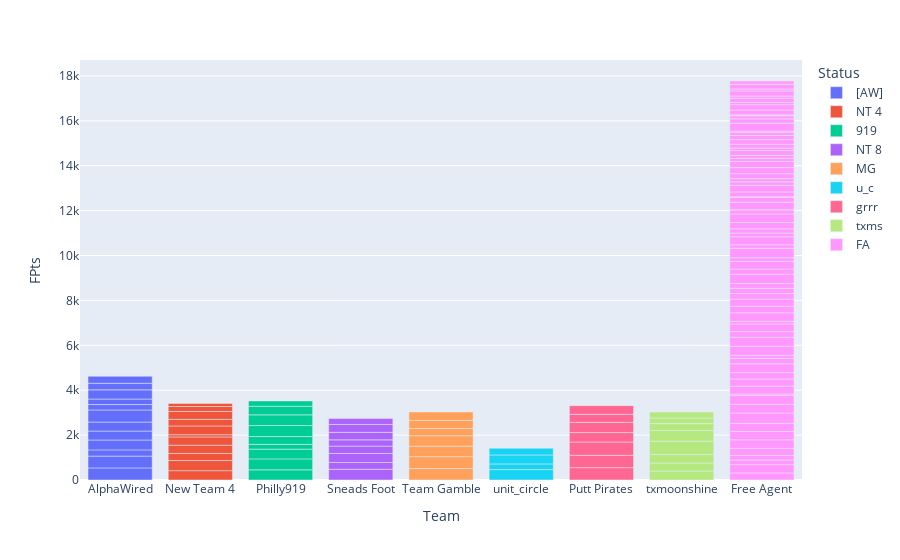

This figure's notebook cell:
### Code cell
px.bar(week.reset_index(),
       x='Team',
       y='FPts',
       color='Status',
       hover_name='player')

### Figure 1 — Plotly figure (JSON) as saved in the notebook; plotly's stock layout.template omitted (floating-point values rounded to 4 significant figures)
{"data": [{"alignmentgroup": "True", "hovertemplate": "<b>%{hovertext}</b><br><br>Status=[AW]<br>Team=%{x}<br>FPts=%{y}<extra></extra>", "hovertext": ["Schauffele, Xander", "Burns, Sam", "Spieth, Jordan", "Harman, Brian", "Rai, Aaron", "Rodgers, Patrick", "Montgomery, Taylor", "Kuchar, Matt", "Spaun, J.J.", "Detry, Thomas", "Bridgeman, Jacob", "Yuan, Carl"], "legendgroup": "[AW]", "marker": {"color": "#636efa", "pattern": {"shape": ""}}, "name": "[AW]", "offsetgroup": "[AW]", "orientation": "v", "showlegend": true, "textposition": "auto", "type": "bar", "x": ["AlphaWired", "AlphaWired", "AlphaWired", "AlphaWired", "AlphaWired", "AlphaWired", "AlphaWired", "AlphaWired", "AlphaWired", "AlphaWired", "AlphaWired", "AlphaWired"], "xaxis": "x", "y": [538.5, 526, 276.5, 440.5, 398.5, 401, 538, 242, 245.5, 408, 295, 310.5], "yaxis": "y"}, {"alignmentgroup": "True", "hovertemplate": "<b>%{hovertext}</b><br><br>Status=NT 4<br>Team=%{x}<br>FPts=%{y}<extra></extra>", "hovertext": ["Thomas, Justin", "Young, Cameron", "Bhatia, Akshay", "Moore, Taylor", "NeSmith, Matthew", "Olesen, Thorbjorn", "Wu, Dylan", "Suh, Justin", "Macintyre, Robert", "Villegas, Camilo", "Coody, Pierceson"], "legendgroup": "NT 4", "marker": {"color": "#EF553B", "pattern": {"shape": ""}}, "name": "NT 4", "offsetgroup": "NT 4", "orientation": "v", "showlegend": true, "textposition": "auto", "type": "bar", "x": ["New Team 4", "New Team 4", "New Team 4", "New Team 4", "New Team 4", "New Team 4", "New Team 4", "New Team 4", "New Team 4", "New Team 4", "New Team 4"], "xaxis": "x", "y": [416.5, 450, 316, 368, 368, 99.5, 389.5, 294, 350, 222.5, 137], "yaxis": "y"}, {"alignmentgroup": "True", "hovertemplate": "<b>%{hovertext}</b><br><br>Status=919<br>Team=%{x}<br>FPts=%{y}<extra></extra>", "hovertext": ["Im, Sungjae", "Hossler, Beau", "Putnam, Andrew", "Berger, Daniel", "Duncan, Tyler", "Lower, Justin", "Kim, Seonghyeon", "Higgo, Garrick", "Gotterup, Chris"], "legendgroup": "919", "marker": {"color": "#00cc96", "pattern": {"shape": ""}}, "name": "919", "offsetgroup": "919", "orientation": "v", "showlegend": true, "textposition": "auto", "type": "bar", "x": ["Philly919", "Philly919", "Philly919", "Philly919", "Philly919", "Philly919", "Philly919", "Philly919", "Philly919"], "xaxis": "x", "y": [452.5, 488, 433, 214.5, 348, 489.5, 475.5, 382.5, 239], "yaxis": "y"}, {"alignmentgroup": "True", "hovertemplate": "<b>%{hovertext}</b><br><br>Status=NT 8<br>Team=%{x}<br>FPts=%{y}<extra></extra>", "hovertext": ["Finau, Tony", "Glover, Lucas", "Ryder, Sam", "Hughes, Mackenzie", "Moore, Ryan", "Hardy, Nick", "Coody, Parker", "Champ, Cameron"], "legendgroup": "NT 8", "marker": {"color": "#ab63fa", "pattern": {"shape": ""}}, "name": "NT 8", "offsetgroup": "NT 8", "orientation": "v", "showlegend": true, "textposition": "auto", "type": "bar", "x": ["Sneads Foot", "Sneads Foot", "Sneads Foot", "Sneads Foot", "Sneads Foot", "Sneads Foot", "Sneads Foot", "Sneads Foot"], "xaxis": "x", "y": [478, 302.5, 399.5, 330, 278.5, 335, 351, 260.5], "yaxis": "y"}, {"alignmentgroup": "True", "hovertemplate": "<b>%{hovertext}</b><br><br>Status=MG<br>Team=%{x}<br>FPts=%{y}<extra></extra>", "hovertext": ["Ghim, Doug", "Cole, Eric", "Schenk, Adam", "Griffin, Ben", "Svensson, Adam", "Hadley, Chesson", "Kim, Michael"], "legendgroup": "MG", "marker": {"color": "#FFA15A", "pattern": {"shape": ""}}, "name": "MG", "offsetgroup": "MG", "orientation": "v", "showlegend": true, "textposition": "auto", "type": "bar", "x": ["Team Gamble", "Team Gamble", "Team Gamble", "Team Gamble", "Team Gamble", "Team Gamble", "Team Gamble"], "xaxis": "x", "y": [509, 530, 469.5, 461, 322.5, 361, 379.5], "yaxis": "y"}, {"alignmentgroup": "True", "hovertemplate": "<b>%{hovertext}</b><br><br>Status=u_c<br>Team=%{x}<br>FPts=%{y}<extra></extra>", "hovertext": ["Lee, Min Woo", "Straka, Sepp", "Hodges, Lee", "Pendrith, Taylor"], "legendgroup": "u_c", "marker": {"color": "#19d3f3", "pattern": {"shape": ""}}, "name": "u_c", "offsetgroup": "u_c", "orientation": "v", "showlegend": true, "textposition": "auto", "type": "bar", "x": ["unit_circle", "unit_circle", "unit_circle", "unit_circle"], "xaxis": "x", "y": [463.5, 253, 400.5, 299], "yaxis": "y"}, {"alignmentgroup": "True", "hovertemplate": "<b>%{hovertext}</b><br><br>Status=grrr<br>Team=%{x}<br>FPts=%{y}<extra></extra>", "hovertext": ["Bezuidenhout, Christiaan", "Taylor, Nick", "Mitchell, Keith", "Hisatsune, Ryo", "Young, Carson", "Horschel, Billy", "Silverman, Ben"], "legendgroup": "grrr", "marker": {"color": "#FF6692", "pattern": {"shape": ""}}, "name": "grrr", "offsetgroup": "grrr", "orientation": "v", "showlegend": true, "textposition": "auto", "type": "bar", "x": ["Putt Pirates", "Putt Pirates", "Putt Pirates", "Putt Pirates", "Putt Pirates", "Putt Pirates", "Putt Pirates"], "xaxis": "x", "y": [550.5, 549.5, 592, 420, 456, 358.5, 386], "yaxis": "y"}, {"alignmentgroup": "True", "hovertemplate": "<b>%{hovertext}</b><br><br>Status=txms<br>Team=%{x}<br>FPts=%{y}<extra></extra>", "hovertext": ["Hadwin, Adam", "Bradley, Keegan", "Todd, Brendon", "McNealy, Maverick", "Thompson, Davis", "Smalley, Alex", "Fox, Ryan", "Tosti, Alejandro"], "legendgroup": "txms", "marker": {"color": "#B6E880", "pattern": {"shape": ""}}, "name": "txms", "offsetgroup": "txms", "orientation": "v", "showlegend": true, "textposition": "auto", "type": "bar", "x": ["txmoonshine", "txmoonshine", "txmoonshine", "txmoonshine", "txmoonshine", "txmoonshine", "txmoonshine", "txmoonshine"], "xaxis": "x", "y": [398, 359.5, 382.5, 585, 479.5, 307, 251, 263.5], "yaxis": "y"}, {"alignmentgroup": "True", "hovertemplate": "<b>%{hovertext}</b><br><br>Status=FA<br>Team=%{x}<br>FPts=%{y}<extra></extra>", "hovertext": ["Dahmen, Joel", "Sigg, Greyson", "Simpson, Webb", "Perez, Victor", "Bjork, Alexander", "Power, Seamus", "Stanger, Jimmy", "Blair, Zac", "Valimaki, Sami", "Wallace, Matt", "Kim, Chan", "Garnett, Brice", "Merritt, Troy", "Martin, Ben", "Schmid, Matthias", "Novak, Andrew", "Kohles, Ben", "Cauley, Bud", "Echavarria, Nicolas", "Bramlett, Joseph", "Johnson, Zach", "Ramey, Chad", "Lindheim, Nicholas", "Stevens, Samuel", "Lipsky, David", "Stallings, Scott", "Woodland, Gary", "Greyserman, Max", "Springer, Hayden", "Shelton, Robby", "Highsmith, Joe", "Baddeley, Aaron", "Molinari, Francesco", "Hoffman, Charley", "Endycott, Harrison", "Malnati, Peter", "Streelman, Kevin", "Palmer, Ryan", "Buckley, Hayden", "Hall, Harry", "Meissner, Mac", "Gabrelcik, Nick", "Phillips, Chandler", "Barnes, Erik", "Castillo, Ricky", "Roy, Kevin", "Cook, Austin", "Donald, Luke", "Reavie, Chez", "Skinns, David", "Campos, Rafael", "Campillo, Jorge", "Hoey, Rico", "Vegas, Jhonattan", "Riley, Davis", "Fishburn, Patrick", "Cink, Stewart", "Xiong, Norman", "Sloan, Roger", "McCormick, Ryan", "Barjon, Paul", "Crowe, Trace", "Teater, Josh", "Whitney, Tom", "Alexander, Tyson", "Burgoon, Bronson", "Furr, Wilson", "Biondi, Fred", "Wise, Aaron", "Tarren, Callum", "Dougherty, Kevin", "Pereda, Raul", "Snedeker, Brandt", "Gutschewski, Scott", "Taylor, Ben", "Kisner, Kevin", "Brehm, Ryan", "Koch, Greg", "Holmes, J.B."], "legendgroup": "FA", "marker": {"color": "#FF97FF", "pattern": {"shape": ""}}, "name": "FA", "offsetgroup": "FA", "orientation": "v", "showlegend": true, "textposition": "auto", "type": "bar", "x": ["Free Agent", "Free Agent", "Free Agent", "Free Agent", "Free Agent", "Free Agent", "Free Agent", "Free Agent", "Free Agent", "Free Agent", "Free Agent", "Free Agent", "Free Agent", "Free Agent", "Free Agent", "Free Agent", "Free Agent", "Free Agent", "Free Agent", "Free Agent", "Free Agent", "Free Agent", "Free Agent", "Free Agent", "Free Agent", "Free Agent", "Free Agent", "Free Agent", "Free Agent", "Free Agent", "Free Agent", "Free Agent", "Free Agent", "Free Agent", "Free Agent", "Free Agent", "Free Agent", "Free Agent", "Free Agent", "Free Agent", "Free Agent", "Free Agent", "Free Agent", "Free Agent", "Free Agent", "Free Agent", "Free Agent", "Free Agent", "Free Agent", "Free Agent", "Free Agent", "Free Agent", "Free Agent", "Free Agent", "Free Agent", "Free Agent", "Free Agent", "Free Agent", "Free Agent", "Free Agent", "Free Agent", "Free Agent", "Free Agent", "Free Agent", "Free Agent", "Free Agent", "Free Agent", "Free Agent", "Free Agent", "Free Agent", "Free Agent", "Free Agent", "Free Agent", "Free Agent", "Free Agent", "Free Agent", "Free Agent", "Free Agent", "Free Agent"], "xaxis": "x", "y": [314.5, 369.5, 206, 201.5, 317, 381.5, 376.5, 358.5, 461.5, 379, 394.5, 70, 351.5, 319.5, 282, 393.5, 245, 135, 397.5, 404.5, 251.5, 341, 115, 381, 294, 317.5, 247, 231.5, 214.5, 406, 242.5, 335, 164.5, 420.5, 156.5, 357.5, 164.5, 190.5, 279.5, 380.5, 187.5, 0, 340, 209, 0, 0, 0, 32, 215, 289, 159, 144.5, 220.5, 269, 274, 135.5, 134.5, 215.5, 110, 169.5, 209, 185.5, 135.5, 58.5, 350.5, 193.5, 133.5, 47, 0, 211, 241.5, 96.5, 191, 97, 228, 86, 203, 0, 152], "yaxis": "y"}], "layout": {"barmode": "relative", "legend": {"title": {"text": "Status"}, "tracegroupgap": 0}, "margin": {"t": 60}, "xaxis": {"anchor": "y", "domain": [0, 1], "title": {"text": "Team"}}, "yaxis": {"anchor": "x", "domain": [0, 1], "title": {"text": "FPts"}}}}
